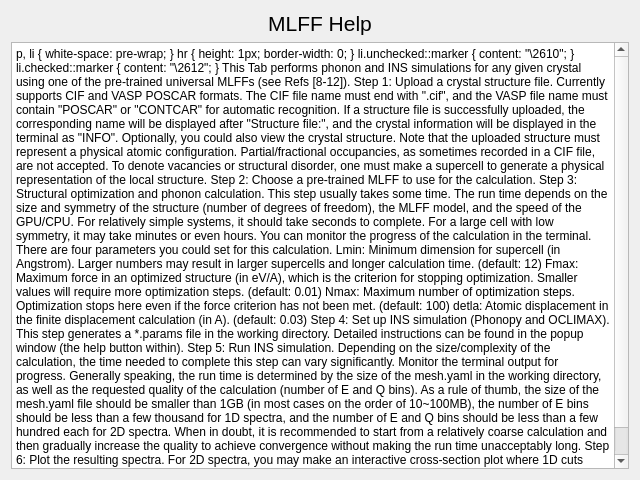
<?xml version="1.0" encoding="UTF-8"?>
<ui version="4.0">
 <class>Help_MLFF</class>
 <widget class="QDialog" name="Help_MLFF">
  <property name="geometry">
   <rect>
    <x>0</x>
    <y>0</y>
    <width>640</width>
    <height>480</height>
   </rect>
  </property>
  <property name="windowTitle">
   <string>Dialog</string>
  </property>
  <layout class="QVBoxLayout" name="verticalLayout">
   <item>
    <widget class="QLabel" name="label">
     <property name="text">
      <string>&lt;html&gt;&lt;head/&gt;&lt;body&gt;&lt;p align=&quot;center&quot;&gt;&lt;span style=&quot; font-size:16pt;&quot;&gt;MLFF Help&lt;/span&gt;&lt;/p&gt;&lt;/body&gt;&lt;/html&gt;</string>
     </property>
    </widget>
   </item>
   <item>
    <widget class="QTextBrowser" name="textBrowser">
     <property name="html">
      <string>&lt;!DOCTYPE HTML PUBLIC &quot;-//W3C//DTD HTML 4.0//EN&quot; &quot;http://www.w3.org/TR/REC-html40/strict.dtd&quot;&gt;
&lt;html&gt;&lt;head&gt;&lt;meta name=&quot;qrichtext&quot; content=&quot;1&quot; /&gt;&lt;meta charset=&quot;utf-8&quot; /&gt;&lt;style type=&quot;text/css&quot;&gt;
p, li { white-space: pre-wrap; }
hr { height: 1px; border-width: 0; }
li.unchecked::marker { content: &quot;\2610&quot;; }
li.checked::marker { content: &quot;\2612&quot;; }
&lt;/style&gt;&lt;/head&gt;&lt;body style=&quot; font-family:'Segoe UI'; font-size:9pt; font-weight:400; font-style:normal;&quot;&gt;
&lt;p style=&quot; margin-top:0px; margin-bottom:0px; margin-left:0px; margin-right:0px; -qt-block-indent:0; text-indent:0px;&quot;&gt;&lt;span style=&quot; font-size:12pt;&quot;&gt;This Tab performs phonon and INS simulations for any given crystal using one of the pre-trained universal MLFFs (see Refs [8-12]). &lt;/span&gt;&lt;/p&gt;
&lt;p style=&quot;-qt-paragraph-type:empty; margin-top:0px; margin-bottom:0px; margin-left:0px; margin-right:0px; -qt-block-indent:0; text-indent:0px; font-size:12pt;&quot;&gt;&lt;br /&gt;&lt;/p&gt;
&lt;p style=&quot; margin-top:0px; margin-bottom:0px; margin-left:0px; margin-right:0px; -qt-block-indent:0; text-indent:0px;&quot;&gt;&lt;span style=&quot; font-size:12pt;&quot;&gt;Step 1: Upload a crystal structure file. Currently supports CIF and VASP POSCAR formats. The CIF file name must end with &amp;quot;.cif&amp;quot;, and the VASP file name must contain &amp;quot;POSCAR&amp;quot; or &amp;quot;CONTCAR&amp;quot; for automatic recognition. If a structure file is successfully uploaded, the corresponding name will be displayed after &amp;quot;Structure file:&amp;quot;, and the crystal information will be displayed in the terminal as &amp;quot;INFO&amp;quot;. Optionally, you could also view the crystal structure. Note that the uploaded structure must represent a physical atomic configuration. Partial/fractional occupancies, as sometimes recorded in a CIF file, are not accepted. To denote vacancies or structural disorder, one must make a supercell to generate a physical representation of the local structure.&lt;/span&gt;&lt;/p&gt;
&lt;p style=&quot;-qt-paragraph-type:empty; margin-top:0px; margin-bottom:0px; margin-left:0px; margin-right:0px; -qt-block-indent:0; text-indent:0px; font-size:12pt;&quot;&gt;&lt;br /&gt;&lt;/p&gt;
&lt;p style=&quot; margin-top:0px; margin-bottom:0px; margin-left:0px; margin-right:0px; -qt-block-indent:0; text-indent:0px;&quot;&gt;&lt;span style=&quot; font-size:12pt;&quot;&gt;Step 2: Choose a pre-trained MLFF to use for the calculation.&lt;/span&gt;&lt;/p&gt;
&lt;p style=&quot;-qt-paragraph-type:empty; margin-top:0px; margin-bottom:0px; margin-left:0px; margin-right:0px; -qt-block-indent:0; text-indent:0px; font-size:12pt;&quot;&gt;&lt;br /&gt;&lt;/p&gt;
&lt;p style=&quot; margin-top:0px; margin-bottom:0px; margin-left:0px; margin-right:0px; -qt-block-indent:0; text-indent:0px;&quot;&gt;&lt;span style=&quot; font-size:12pt;&quot;&gt;Step 3: Structural optimization and phonon calculation. This step usually takes some time. The run time depends on the size and symmetry of the structure (number of degrees of freedom), the MLFF model, and the speed of the GPU/CPU. For relatively simple systems, it should take seconds to complete. For a large cell with low symmetry, it may take minutes or even hours. You can monitor the progress of the calculation in the terminal. There are four parameters you could set for this calculation.&lt;/span&gt;&lt;/p&gt;
&lt;p style=&quot;-qt-paragraph-type:empty; margin-top:0px; margin-bottom:0px; margin-left:0px; margin-right:0px; -qt-block-indent:0; text-indent:0px; font-size:12pt;&quot;&gt;&lt;br /&gt;&lt;/p&gt;
&lt;p style=&quot; margin-top:0px; margin-bottom:0px; margin-left:0px; margin-right:0px; -qt-block-indent:0; text-indent:0px;&quot;&gt;&lt;span style=&quot; font-size:12pt;&quot;&gt;Lmin: Minimum dimension for supercell (in Angstrom). Larger numbers may result in larger supercells and longer calculation time. (default: 12)&lt;/span&gt;&lt;/p&gt;
&lt;p style=&quot;-qt-paragraph-type:empty; margin-top:0px; margin-bottom:0px; margin-left:0px; margin-right:0px; -qt-block-indent:0; text-indent:0px; font-size:12pt;&quot;&gt;&lt;br /&gt;&lt;/p&gt;
&lt;p style=&quot; margin-top:0px; margin-bottom:0px; margin-left:0px; margin-right:0px; -qt-block-indent:0; text-indent:0px;&quot;&gt;&lt;span style=&quot; font-size:12pt;&quot;&gt;Fmax: Maximum force in an optimized structure (in eV/A), which is the criterion for stopping optimization. Smaller values will require more optimization steps. (default: 0.01)&lt;/span&gt;&lt;/p&gt;
&lt;p style=&quot;-qt-paragraph-type:empty; margin-top:0px; margin-bottom:0px; margin-left:0px; margin-right:0px; -qt-block-indent:0; text-indent:0px; font-size:12pt;&quot;&gt;&lt;br /&gt;&lt;/p&gt;
&lt;p style=&quot; margin-top:0px; margin-bottom:0px; margin-left:0px; margin-right:0px; -qt-block-indent:0; text-indent:0px;&quot;&gt;&lt;span style=&quot; font-size:12pt;&quot;&gt;Nmax: Maximum number of optimization steps. Optimization stops here even if the force criterion has not been met. (default: 100)&lt;/span&gt;&lt;/p&gt;
&lt;p style=&quot;-qt-paragraph-type:empty; margin-top:0px; margin-bottom:0px; margin-left:0px; margin-right:0px; -qt-block-indent:0; text-indent:0px; font-size:12pt;&quot;&gt;&lt;br /&gt;&lt;/p&gt;
&lt;p style=&quot; margin-top:0px; margin-bottom:0px; margin-left:0px; margin-right:0px; -qt-block-indent:0; text-indent:0px;&quot;&gt;&lt;span style=&quot; font-size:12pt;&quot;&gt;detla: Atomic displacement in the finite displacement calculation (in A). (default: 0.03)&lt;/span&gt;&lt;/p&gt;
&lt;p style=&quot;-qt-paragraph-type:empty; margin-top:0px; margin-bottom:0px; margin-left:0px; margin-right:0px; -qt-block-indent:0; text-indent:0px; font-size:12pt;&quot;&gt;&lt;br /&gt;&lt;/p&gt;
&lt;p style=&quot; margin-top:0px; margin-bottom:0px; margin-left:0px; margin-right:0px; -qt-block-indent:0; text-indent:0px;&quot;&gt;&lt;span style=&quot; font-size:12pt;&quot;&gt;Step 4: Set up INS simulation (Phonopy and OCLIMAX). This step generates a *.params file in the working directory. Detailed instructions can be found in the popup window (the help button within).&lt;/span&gt;&lt;/p&gt;
&lt;p style=&quot;-qt-paragraph-type:empty; margin-top:0px; margin-bottom:0px; margin-left:0px; margin-right:0px; -qt-block-indent:0; text-indent:0px; font-size:12pt;&quot;&gt;&lt;br /&gt;&lt;/p&gt;
&lt;p style=&quot; margin-top:0px; margin-bottom:0px; margin-left:0px; margin-right:0px; -qt-block-indent:0; text-indent:0px;&quot;&gt;&lt;span style=&quot; font-size:12pt;&quot;&gt;Step 5: Run INS simulation. Depending on the size/complexity of the calculation, the time needed to complete this step can vary significantly. Monitor the terminal output for progress. Generally speaking, the run time is determined by the size of the mesh.yaml in the working directory, as well as the requested quality of the calculation (number of  E and Q bins). As a rule of thumb, the size of the mesh.yaml file should be smaller than 1GB (in most cases on the order of 10~100MB), the number of E bins should be less than a few thousand for 1D spectra, and the number of E and Q bins should be less than a few hundred each for 2D spectra. When in doubt, it is recommended to start from a relatively coarse calculation and then gradually increase the quality to achieve convergence without making the run time unacceptably long.&lt;/span&gt;&lt;/p&gt;
&lt;p style=&quot;-qt-paragraph-type:empty; margin-top:0px; margin-bottom:0px; margin-left:0px; margin-right:0px; -qt-block-indent:0; text-indent:0px; font-size:12pt;&quot;&gt;&lt;br /&gt;&lt;/p&gt;
&lt;p style=&quot; margin-top:0px; margin-bottom:0px; margin-left:0px; margin-right:0px; -qt-block-indent:0; text-indent:0px;&quot;&gt;&lt;span style=&quot; font-size:12pt;&quot;&gt;Step 6: Plot the resulting spectra. For 2D spectra, you may make an interactive cross-section plot where 1D cuts along X and Y will be displayed following the cursor. You may open multiple plots simultaneously. Data files will have a time stamp in their names so they are not overwritten.&lt;/span&gt;&lt;/p&gt;&lt;/body&gt;&lt;/html&gt;</string>
     </property>
    </widget>
   </item>
  </layout>
 </widget>
 <resources/>
 <connections/>
</ui>
